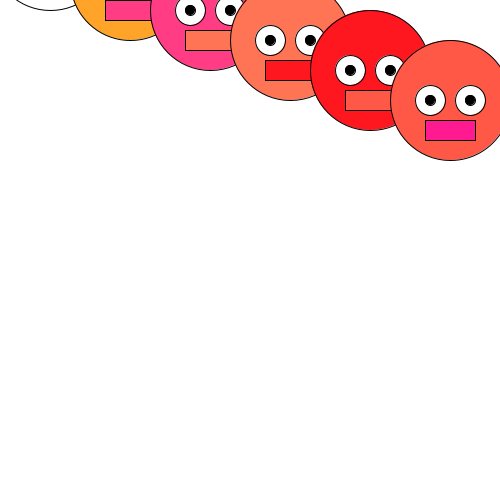
Frame 1 (no input)
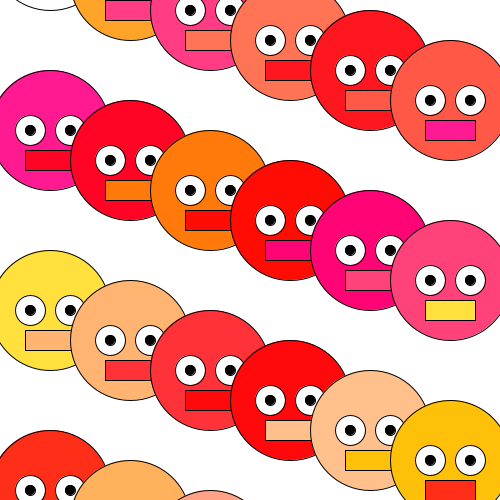
Frame 60 (the mouse pressed at the canvas centre just before this capture)
Frame 120 (the mouse held since frame 60 and released just before this capture): identical to frame 60, image omitted

The Processing sketch that drew these frames (run headless with seeded random() and noise(); from frame 60 on, the mouse is pressed at the canvas centre):

// Processing sketch: processing_26702
// ── processing_26702.pde

//creature
float r;
float g;
float b;
float diam;
float x;
float y;
float move;
float shake;

void setup() {
  size(500,500);
  frameRate(10);
  background(255);
   x = width/2;
  y = height/2;
  diam = 120;
  move = height/2 - 300;
 

}
void draw() {
  ellipseMode(CENTER);
  rectMode(CENTER);
  frameRate(10) ;
  smooth();
  for (int x = 50; x < width; x += 80) {
  //head
 
    ellipse(x,move,diam,diam);
 
 //eyes
  r = random(255);
  g = random (155);
  b = random (200);
 
  fill(r,g,b);
  fill(255);
  //eyeball 

 ellipse(x+20,move,30,30);
  fill(0);
     
  //dot
  ellipse(x+20,move,10,10);
  fill(255);
  //eyeball
  ellipse(x-20,move,30,30);
  //dot
  fill(0);
  ellipse(x-20,move,10,10);
  //mouth
 fill(255,r,g);
  rect(x,move+30,50,20);
 
  //moves
  move = move + 30; 

  
}
}
